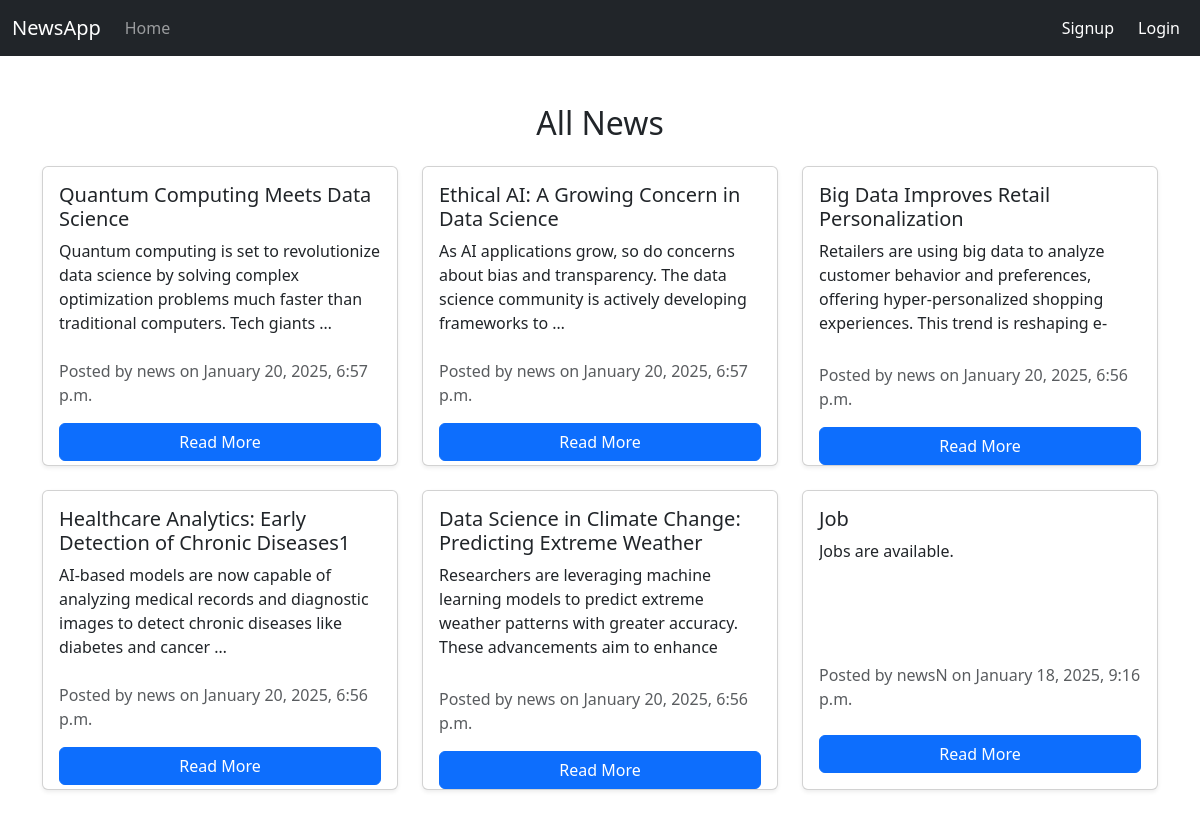
The page / on the database its author committed.
### newsapp/models.py (models this page shows, shortened)
class NewsPost(models.Model):
    user = models.ForeignKey(to=User, on_delete=models.CASCADE)
    title = models.CharField(max_length=300)
    desc = models.TextField()
    uploaded_at = models.DateTimeField(auto_now_add=True)

### newsapp/views.py (the view)
# urls.py: 2. Add a URL to urlpatterns:  path('', views.home, name='home')
def home(request):
    news_posts = NewsPost.objects.all().order_by('-uploaded_at')  # Fetch all posts, newest first
    return render(request, 'home.html', {'news_posts': news_posts})

### newsapp/templates/home.html
{% extends "base.html" %}
{% block content %}
<div class="container mt-5">
    <h2 class="text-center mb-4">All News</h2>
    {% if news_posts %}
        <div class="row">
            {% for post in news_posts %}
                <div class="col-md-4 mb-4">
                    <div class="card h-100 shadow-sm" style="min-height: 300px; max-height: 300px;">
                        <div class="card-body d-flex flex-column">
                            <h5 class="card-title">{{ post.title }}</h5>
                            <p class="card-text flex-grow-1 overflow-hidden" style="max-height: 100px; overflow: hidden;">
                                {{ post.desc|truncatewords:20 }}
                            </p>
                            <p class="text-muted mt-2">Posted by {{ post.user.username }} on {{ post.uploaded_at|date:"F j, Y, g:i a" }}</p>
                            <a href="{% url 'news_detail' post.pk %}" class="btn btn-primary mt-auto">Read More</a>
                        </div>
                    </div>
                </div>
            {% endfor %}
        </div>
    {% else %}
        <p class="text-center">No news posts available at the moment.</p>
    {% endif %}
</div>
{% endblock content %}

### newsapp/templates/base.html (shortened to what this page needs)
<!DOCTYPE html>
<html lang="en">
<head>
    <link href="https://cdn.jsdelivr.net/npm/bootstrap@5.3.0/dist/css/bootstrap.min.css" rel="stylesheet">
</head>
<body>
    <nav class="navbar navbar-expand-lg navbar-dark bg-dark">
        <div class="container-fluid">
            <a class="navbar-brand" href="{% url 'home' %}">NewsApp</a>
            <div class="collapse navbar-collapse" id="navbarNav">
                <ul class="navbar-nav me-auto">
                    <li class="nav-item">
                        <a class="nav-link" href="{% url 'home' %}">Home</a>
                    </li>
                </ul>
                <ul class="navbar-nav ms-auto">
                    {% if user.is_authenticated %}
                        <li class="nav-item">
                            <a class="nav-link btn btn-danger text-white" href="{% url 'logout' %}">Logout</a>
                        </li>
                    {% else %}
                        <li class="nav-item">
                            <a class="nav-link btn btn-primary text-white me-2" href="{% url 'signup' %}">Signup</a>
                        </li>
                        <li class="nav-item">
                            <a class="nav-link btn btn-success text-white" href="{% url 'login' %}">Login</a>
                        </li>
                    {% endif %}
                </ul>
            </div>
        </div>
    </nav>
    {% block content %}
    {% endblock content %}
</body>
</html>

### rows shown on the page
NewsPost: title "Quantum Computing Meets Data Science", desc "Quantum computing is set to revolutionize data science by solving complex optimization problems much faster than traditional computers. Tech giants …", user.username "news", uploaded_at "January 20, 2025, 6:57 p.m."
NewsPost: title "Ethical AI: A Growing Concern in Data Science", desc "As AI applications grow, so do concerns about bias and transparency. The data science community is actively developing frameworks to …", user.username "news", uploaded_at "January 20, 2025, 6:57 p.m."
NewsPost: title "Big Data Improves Retail Personalization", desc "Retailers are using big data to analyze customer behavior and preferences, offering hyper-personalized shopping experiences. This trend is reshaping…", user.username "news", uploaded_at "January 20, 2025, 6:56 p.m."
NewsPost: title "Healthcare Analytics: Early Detection of Chronic Diseases1", desc "AI-based models are now capable of analyzing medical records and diagnostic images to detect chronic diseases like diabetes and cancer …", user.username "news", uploaded_at "January 20, 2025, 6:56 p.m."
NewsPost: title "Data Science in Climate Change: Predicting Extreme Weather", desc "Researchers are leveraging machine learning models to predict extreme weather patterns with greater accuracy. These advancements aim to enhance…", user.username "news", uploaded_at "January 20, 2025, 6:56 p.m."
NewsPost: title "Job", desc "Jobs are available.", user.username "newsN", uploaded_at "January 18, 2025, 9:16 p.m."
